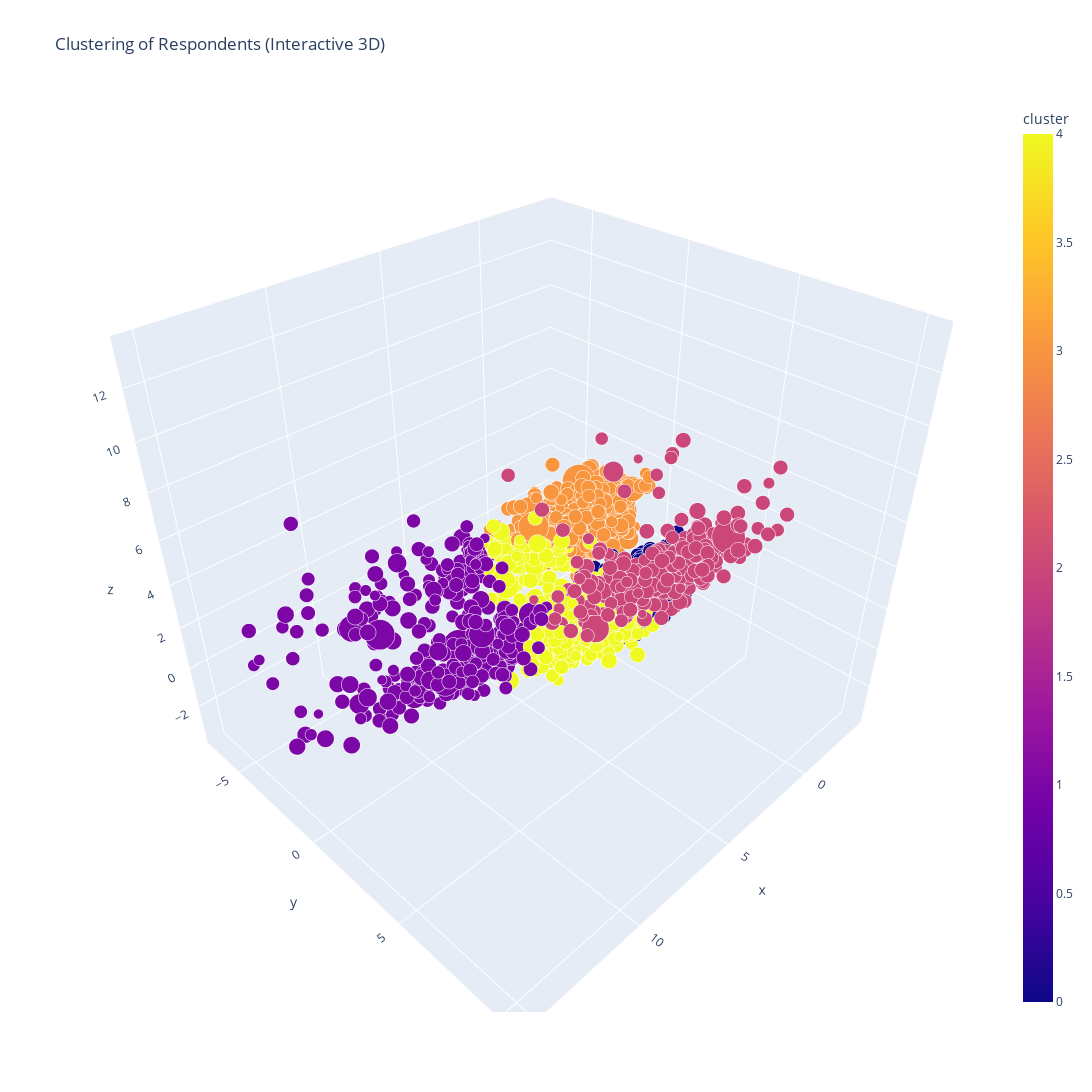

This figure's notebook cell:
### Code cell
kmeans_usage = make_clusters(df_usage, 5)

### Figure 1 — Plotly figure (JSON) as saved in the notebook; plotly's stock layout.template omitted (floating-point values rounded to 4 significant figures; data arrays with more than 128 entries replaced by an {"elided": "..."} marker saying what was removed)
{"data": [{"hovertemplate": "x=%{x}<br>y=%{y}<br>z=%{z}<br>weight=%{marker.size}<br>cluster=%{marker.color}<extra></extra>", "legendgroup": "", "marker": {"color": {"elided": "5000 int values"}, "coloraxis": "coloraxis", "opacity": 1, "size": {"elided": "5000 float values"}, "sizemode": "area", "sizeref": 0.004873, "symbol": "circle"}, "mode": "markers", "name": "", "scene": "scene", "showlegend": false, "type": "scatter3d", "x": {"elided": "5000 float values"}, "y": {"elided": "5000 float values"}, "z": {"elided": "5000 float values"}}], "layout": {"coloraxis": {"colorbar": {"title": {"text": "cluster"}}, "colorscale": [[0, "#0d0887"], [0.1111, "#46039f"], [0.2222, "#7201a8"], [0.3333, "#9c179e"], [0.4444, "#bd3786"], [0.5556, "#d8576b"], [0.6667, "#ed7953"], [0.7778, "#fb9f3a"], [0.8889, "#fdca26"], [1, "#f0f921"]]}, "height": 1200, "legend": {"itemsizing": "constant", "tracegroupgap": 0}, "scene": {"domain": {"x": [0, 1], "y": [0, 1]}, "xaxis": {"title": {"text": "x"}}, "yaxis": {"title": {"text": "y"}}, "zaxis": {"title": {"text": "z"}}}, "title": {"text": "Clustering of Respondents (Interactive 3D)"}, "width": 1200}}
